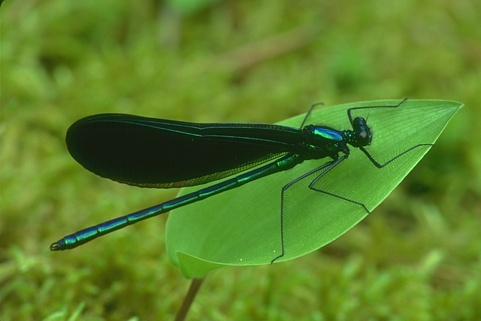
#> input picture Experiments/Image Segmentation exp/35070.jpg, 481 x 321 px
$ jupyter execute --allow-errors _FCM.ipynb   (older library calls are emulated)
#> lines starting #> are read from the running program, lines starting #| are printed output that depends on the picture; after the words box and inside, x2 and y2 are one past the last pixel; in counts of white or black regions, pixels touching at a corner belong together
### Experiments/Image Segmentation exp/fuzzy_cmeans.py
import numpy as np
from scipy.linalg import norm
from scipy.spatial.distance import cdist


class FCM:
    def __init__(self, n_clusters=4, max_iter=100, m=2, error=1e-6):
        super().__init__()
        self.u, self.centers = None, None
        self.n_clusters = n_clusters
        self.max_iter = max_iter
        self.m = m
        self.error = error

    # [22 lines left out: function fit, not called in this run]

    def next_centers(self, X, u):
        um = u ** self.m
        return (X.T @ um / np.sum(um, axis=0)).transpose()

    def next_u(self, X, centers):
        return self._predict(X, centers)

    # [14 lines left out: functions _predict, predict, not called in this run]

### Experiments/Image Segmentation exp/_FCM.ipynb
[cell 1]
import random

import matplotlib.pyplot as plt
import numpy as np
import seaborn as sns
from sklearn.datasets.samples_generator import make_blobs

from fuzzy_cmeans import FCM

[cell 2]
clusters=3

[cell 3]
import cv2
# img = cv2.imread('238011.jpg',0)
# e = cv2.imread('238011s.png',0)

img = cv2.imread('35070.jpg',0)
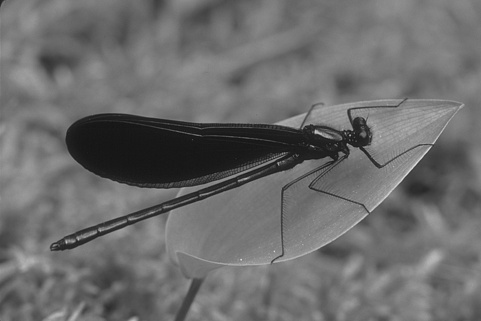
#> img: shape (321, 481); min 18, max 225, mean 108.2
e = cv2.imread('35070s.png',0)

# img = cv2.resize(img, (100,100), interpolation = cv2.INTER_AREA)
# e = cv2.resize(e, (100,100), interpolation = cv2.INTER_AREA)


# ret,e = cv2.threshold(e,200,255,cv2.THRESH_BINARY)

height, width = img.shape[0],img.shape[1]
#> height = 321; width = 481
img_list = np.reshape(img, (height*width, 1))

print('eeeeeeeee',np.unique(e))
#| eeeeeeeee [None]

plt.grid(False)
plt.imshow(img, cmap='gray')
plt.show()

plt.grid(False)
#> (the rest of this cell did not finish here and is left out)

[cell 4]
# [92 lines left out: function _k_init, not called in this run]

[cell 5]
# x_squared_norms = np.row_norms(x, squared=True)

from sklearn.utils.extmath import row_norms
from sklearn.utils.extmath import row_norms, squared_norm, stable_cumsum
import scipy.sparse as sp
from sklearn.metrics.pairwise import euclidean_distances

#> (the rest of this cell did not finish here and is left out)

[cell 6]
fuzzy_cmeans2 = FCM(n_clusters=clusters)
#> (the rest of this cell did not finish here and is left out)

#> (a cell that did not finish here is left out)

#> (a cell that did not finish here is left out)

#> (a cell that did not finish here is left out)

[cell 10]
from sklearn.cluster import KMeans
import scipy.misc as spm
# img = spm.lena()
# img = spm.imresize(img, (100, 100))
height, width = img.shape[0],img.shape[1]

clf = KMeans(n_clusters=2, max_iter=100, random_state=0, verbose=0)

# img = cv2.resize(img, (100,100), interpolation = cv2.INTER_AREA)
# e = cv2.resize(e, (100,100), interpolation = cv2.INTER_AREA)


ret,e = cv2.threshold(e,100,255,cv2.THRESH_BINARY)

height, width = img.shape[0],img.shape[1]
img_list = np.reshape(img, (height*width, 1))


# x=img_list
print(img_list.shape)
#| (154401, 1)

clf.fit(img_list)

print(clf.labels_.shape)

print(np.unique(clf.labels_))

index2 = np.copy(clf.labels_)

[cell 11]
index2 = np.reshape(index2, (height, width))

# axes = plt.gca()
plt.imshow(index2, cmap='gray')
plt.show(block=True)
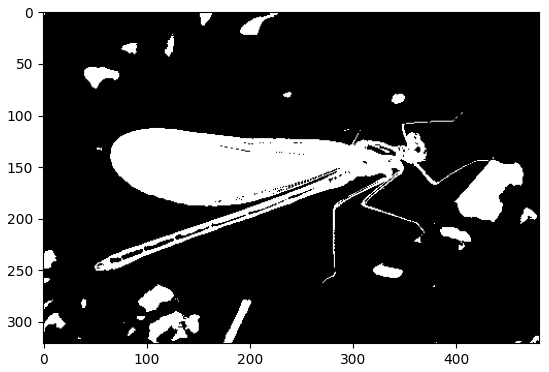
#> figure drawn by matplotlib, 1 panel

print(index2.shape)
#| (321, 481)

np.unique(index2)
#> Out = [0, 1]
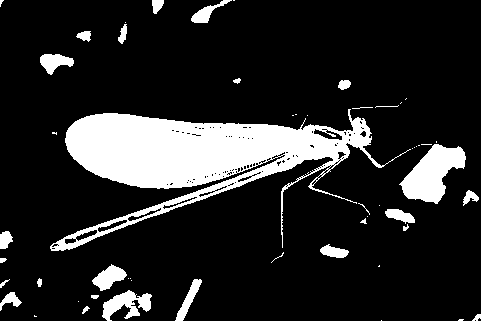
#> index2: shape (321, 481) int32; values 0 (black) and 1 (white), 15.4% white; 54 white regions (27 under 20 px), largest, box (x1, y1, x2, y2) and area: (50, 109, 411, 251) 17394, (399, 144, 466, 204) 2174, (102, 290, 152, 321) 793

# index2[index2==1]=0

$ run again, with Experiments/Image Segmentation exp/238011.jpg copied over Experiments/Image Segmentation exp/35070.jpg
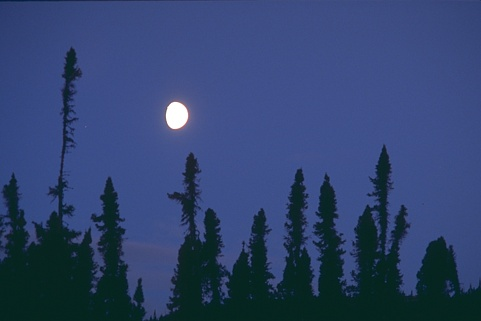
#> input picture Experiments/Image Segmentation exp/238011.jpg, 481 x 321 px
#> `img = cv2.imread('35070.jpg',0)`:
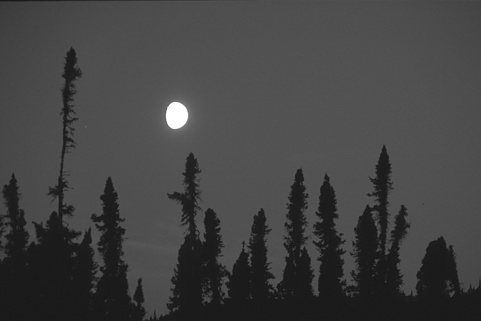
#> img: shape (321, 481); min 19, max 255, mean 66.6
#| eeeeeeeee [None]
#| (154401, 1)
#| (321, 481)
#> `np.unique(index2)`:
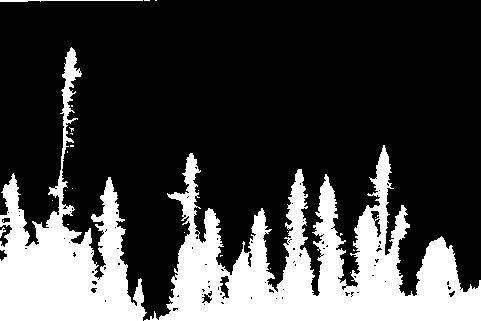
#> index2: shape (321, 481) int32; values 0 (black) and 1 (white), 25.6% white; 24 white regions (20 under 20 px), largest, box (x1, y1, x2, y2) and area: (144, 145, 481, 321) 25031, (0, 47, 147, 321) 14191, (0, 0, 143, 2) 172, (0, 227, 6, 238) 27

$ run again, with Experiments/Image Segmentation exp/41033.jpg copied over Experiments/Image Segmentation exp/35070.jpg
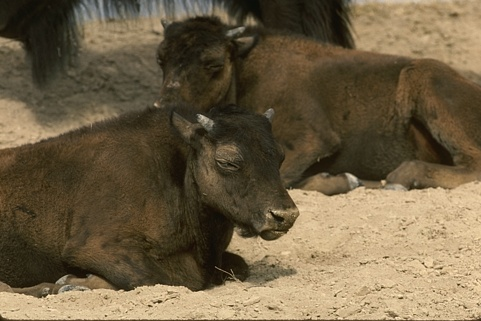
#> input picture Experiments/Image Segmentation exp/41033.jpg, 481 x 321 px
#> `img = cv2.imread('35070.jpg',0)`:
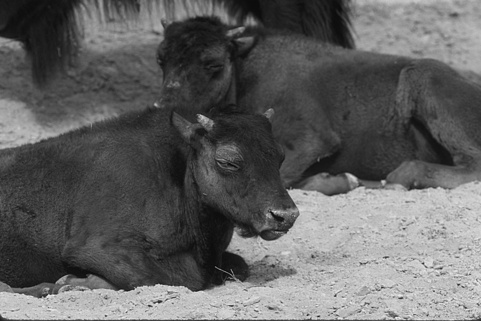
#> img: shape (321, 481); min 6, max 242, mean 97.5
#| eeeeeeeee [None]
#| (154401, 1)
#| (321, 481)
#> `np.unique(index2)`:
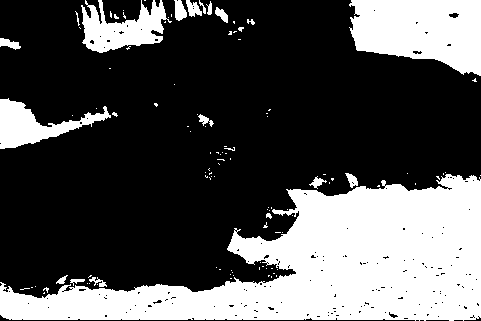
#> index2: shape (321, 481) int32; values 0 (black) and 1 (white), 32.4% white; 110 white regions (91 under 20 px), largest, box (x1, y1, x2, y2) and area: (0, 174, 481, 321) 35985, (349, 0, 481, 76) 7628, (81, 0, 172, 53) 2621

$ run again, with Experiments/Image Segmentation exp/42049.jpg copied over Experiments/Image Segmentation exp/35070.jpg
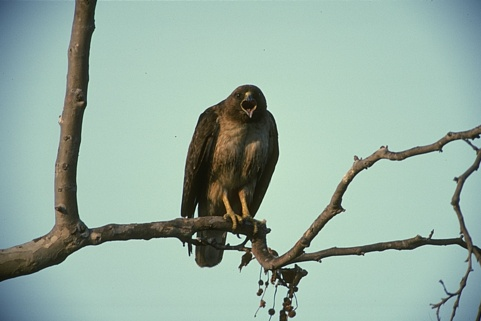
#> input picture Experiments/Image Segmentation exp/42049.jpg, 481 x 321 px
#> `img = cv2.imread('35070.jpg',0)`:
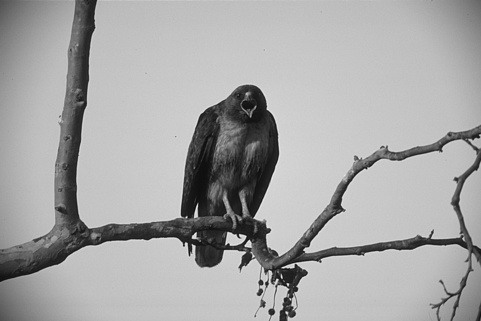
#> img: shape (321, 481); min 11, max 243, mean 166.6
#| eeeeeeeee [None]
#| (154401, 1)
#| (321, 481)
#> `np.unique(index2)`:
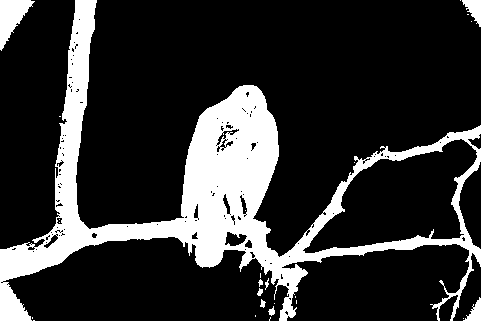
#> index2: shape (321, 481) int32; values 0 (black) and 1 (white), 19.4% white; 26 white regions (17 under 20 px), largest, box (x1, y1, x2, y2) and area: (0, 0, 481, 321) 28389, (0, 0, 35, 51) 892, (462, 0, 481, 27) 283
